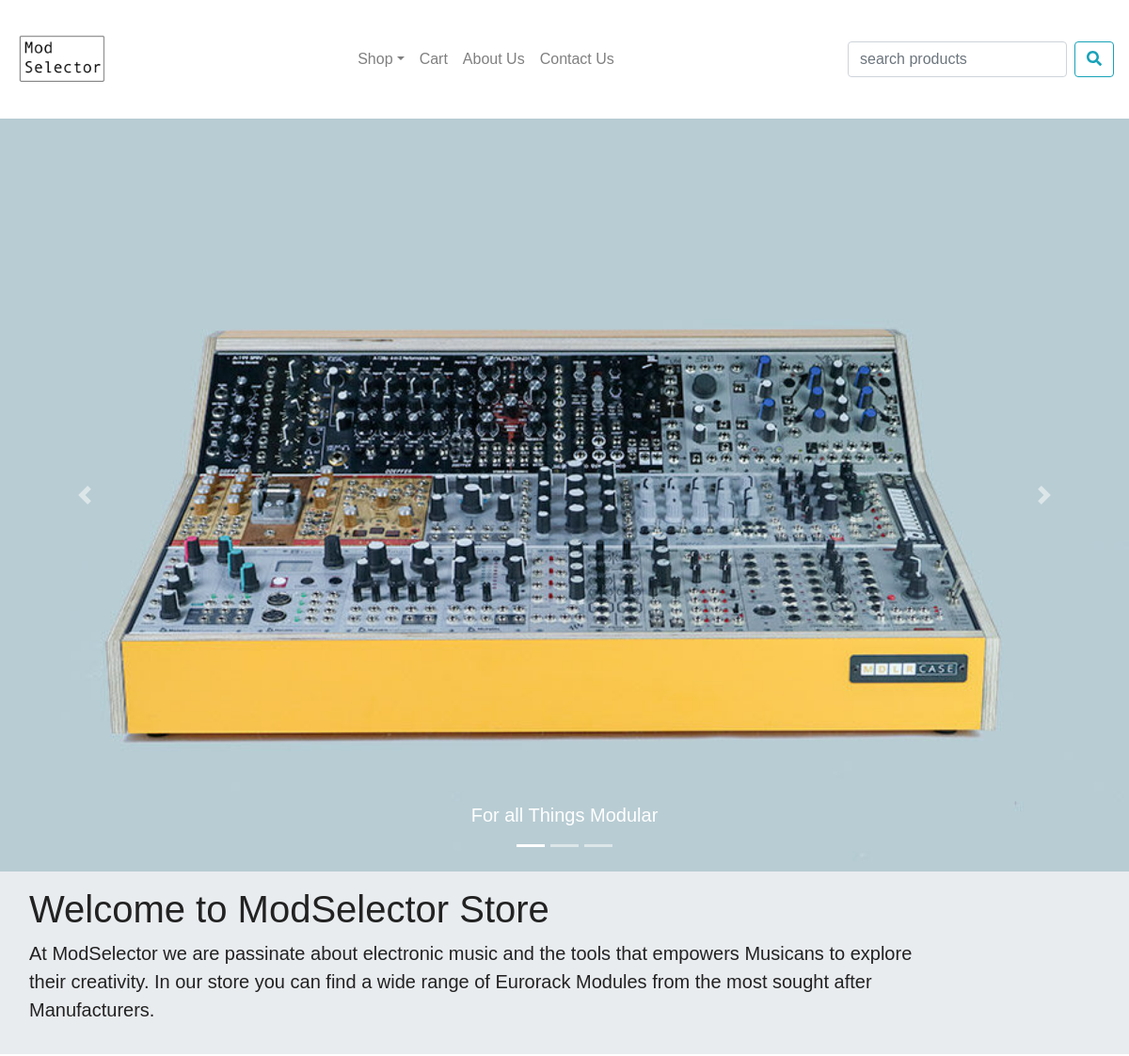
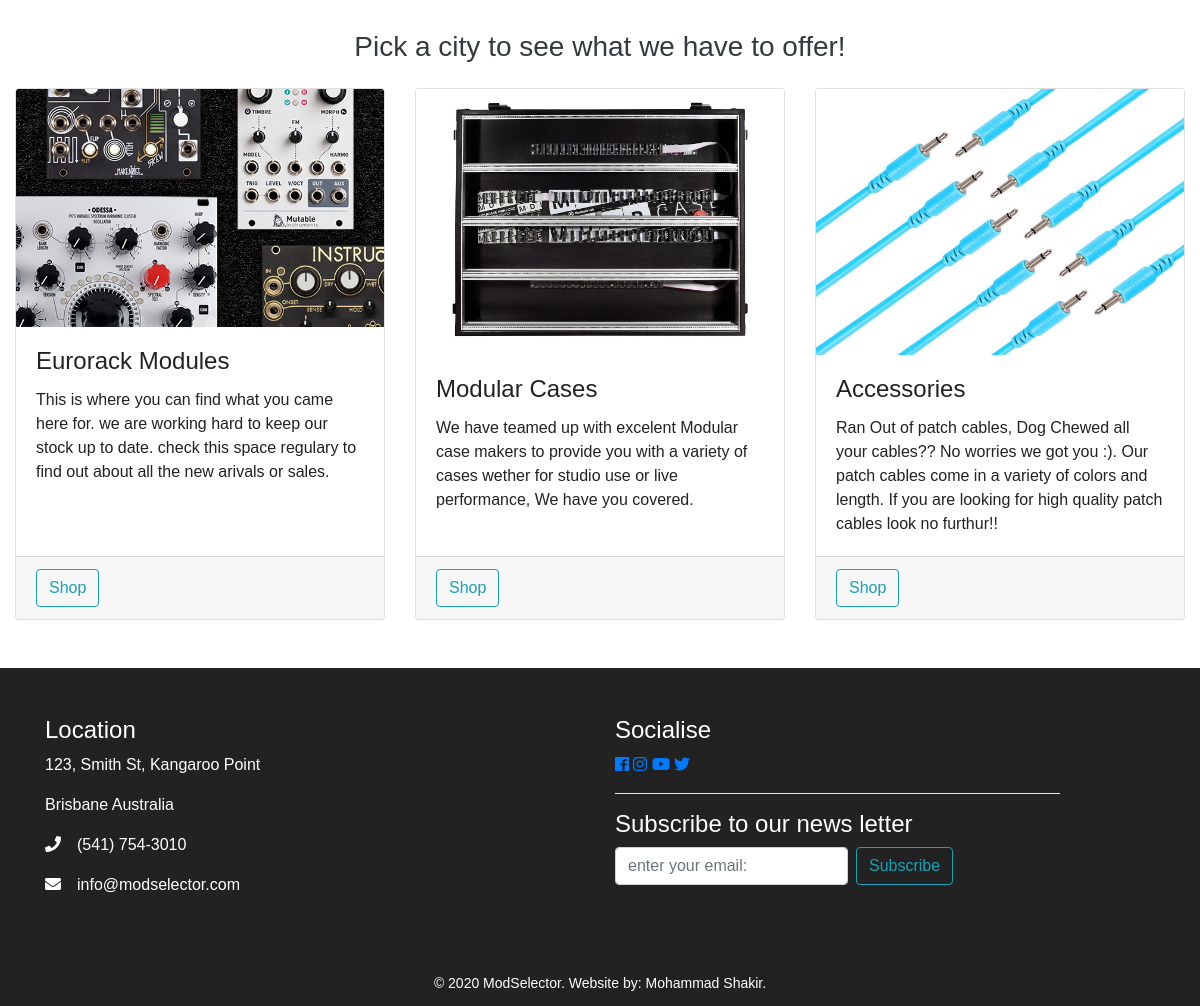
The page / on the database its author committed (2 pictures, top to bottom).
### modselector/models.py (models this page shows, shortened)
class Category(db.Model):
    __tablename__ = 'categories'
    id = db.Column(db.Integer, primary_key=True)
    name = db.Column(db.String(64), unique=True)
    description = db.Column(db.String(1500), nullable=False)
    image = db.Column(db.String(60), nullable=False, default='defaultcity.jpg')
    products = db.relationship(
        'Product', backref='Category', cascade="all, delete-orphan")

### modselector/views.py (the view)
@bp.route('/')
def index():
    categories = Category.query.order_by(Category.id).all()
    return render_template('index.html', categories=categories)

### modselector/templates/index.html (shortened to what this page needs)
{% extends 'base.html' %} {% block head %}
<div id="carouselExampleCaptions" class="carousel slide" data-ride="carousel">
  <ol class="carousel-indicators">
    <li
      data-target="#carouselExampleCaptions"
      data-slide-to="0"
      class="active"
    ></li>
    <li data-target="#carouselExampleCaptions" data-slide-to="1"></li>
    <li data-target="#carouselExampleCaptions" data-slide-to="2"></li>
  </ol>
  <div class="carousel-inner">
    <div class="carousel-item active">
      <img
        src="{{url_for('static', filename='img/s1.jpg')}}"
        class="d-block w-100"
        alt="..."
      />
      <div class="carousel-caption d-none d-md-block">
        <h5>For all Things Modular</h5>
      </div>
    </div>
  </div>
  <a
    class="carousel-control-prev"
    href="#carouselExampleCaptions"
    role="button"
    data-slide="prev"
  >
    <span class="carousel-control-prev-icon" aria-hidden="true"></span>
  </a>
  <a
    class="carousel-control-next"
    href="#carouselExampleCaptions"
    role="button"
    data-slide="next"
  >
    <span class="carousel-control-next-icon" aria-hidden="true"></span>
  </a>
</div>
{% endblock %} {% block main %}
<section>
  <div class="row jumbotron">
    <div class="col-xs-12 col-sm-12 col-md-9 col-lg-9 col-xl-10">
      <h1 class="display-9">Welcome to ModSelector Store</h1>
      <p class="lead">
        At ModSelector we are passinate about electronic music and the tools
        that empowers Musicans to explore their creativity. In our store you can
        find a wide range of Eurorack Modules from the most sought after
        Manufacturers.
      </p>
    </div>
  </div>
</section>
<section>
  <div class="text-dark text-center">
    <div>
      <p class="h3 text-dark mb-4" id="cities_anchor">
        Pick a city to see what we have to offer!
      </p>
    </div>
  </div>
  <div class="card-deck">
    {% for category in categories%}
    <div class="card">
      <img
        class="card-img-top"
        src="{{url_for('static', filename='img/'+category.image)}}"
        alt="Card image"
      />
      <div class="card-body">
        <h4 class="card-title">{{category.name}}</h4>
        <p class="card-text">{{category.description}}</p>
      </div>
      <div class="card-footer">
        <a
          href="{{ url_for('main.products', categoryid=category.id) }}"
          class="btn btn-outline-info"
          >Shop</a
        >
      </div>
    </div>
    {% endfor %}
  </div>
</section>
{% endblock %}

### modselector/static/css/style.css (style rules this page uses)
html, body { height: 100%; width: 100%; font-family: "Popins", sans-serif; color: #222; }
.carousel-inner img { width: 100%; height: 100%; }
.jumbotron { padding: 1rem; border-radius: 0; }

### rows shown on the page
Category: image (picture), name "Eurorack Modules", description "This is where you can find what you came here for. we are working hard to keep our stock up to date. check this space regulary to find out about all the new arivals or sales."
Category: image (picture), name "Modular Cases", description "We have teamed up with excelent Modular case makers to provide you with a variety of cases wether for studio use or live performance, We have you covered."
Category: image (picture), name "Accessories", description "Ran Out of patch cables, Dog Chewed all your cables?? No worries we got you :). Our patch cables come in a variety of colors and length. If you are looking for high quality patch cables look no furthur!!"
